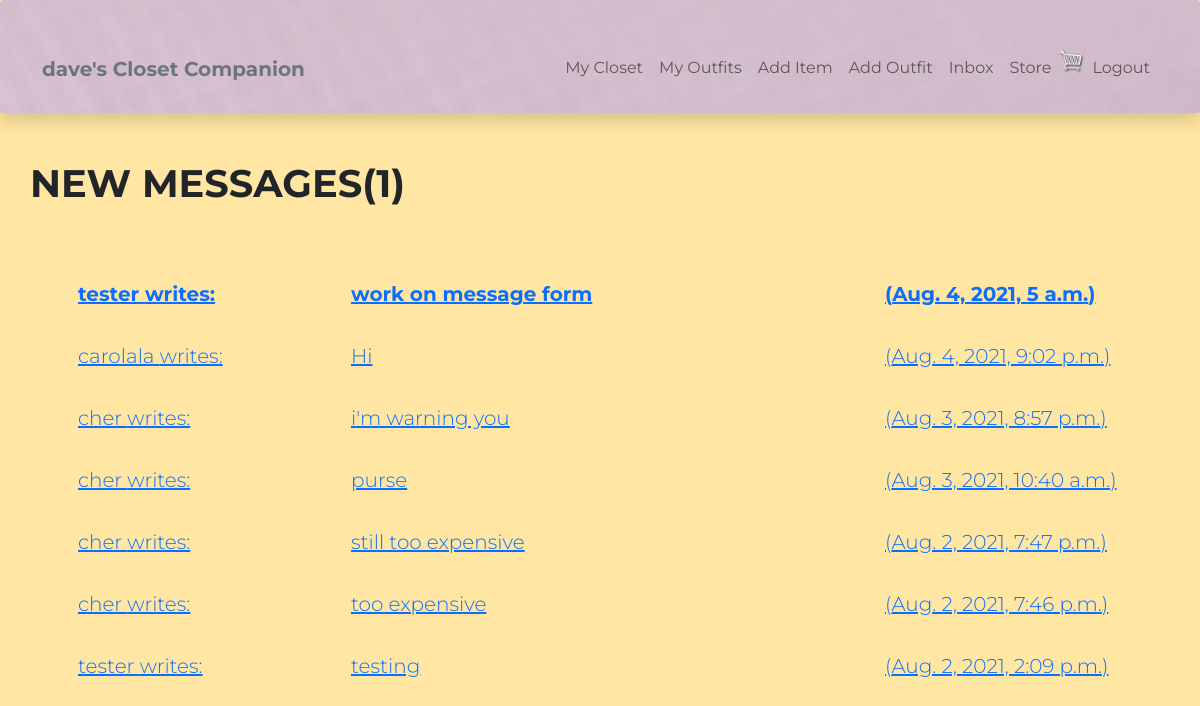
The page /inbox/ (signed in) on the database its author committed.
### user/models.py (models this page shows, shortened)
class Profile(models.Model):
    user = models.OneToOneField(
        User, on_delete=models.CASCADE, null=True, blank=True)
    name = models.CharField(max_length=200, blank=True, null=True)
    email = models.EmailField(max_length=500, blank=True, null=True)
    username = models.CharField(max_length=200, blank=True, null=True)
    created = models.DateTimeField(auto_now_add=True)
    id = models.UUIDField(default=uuid.uuid4, unique=True,
                          primary_key=True, editable=False)
    def __str__(self):
        return str(self.username)

class Message(models.Model):
    sender = models.ForeignKey(Profile, on_delete=models.SET_NULL, null=True, blank=True)
    recipient = models.ForeignKey(Profile, on_delete=models.SET_NULL, null=True, blank=True, related_name="messages")
    name = models.CharField(max_length=200, blank=True, null=True)
    email = models.EmailField(max_length=200, blank=True, null=True)
    subject = models.CharField(max_length=200, blank=True, null=True)
    body = models.TextField()
    is_read = models.BooleanField(default = False, null=True)
    created = models.DateTimeField(auto_now_add=True)
    id = models.UUIDField(default=uuid.uuid4, unique=True, primary_key=True, editable=False)
    class Meta:
        ordering = ['is_read', '-created']

### user/views.py (the view)
# urls.py: path('inbox/', views.inbox, name='inbox'),
@login_required(login_url="login")
def inbox(request):
    profile = request.user.profile
    messageRequests = profile.messages.all()
    unreadCount = messageRequests.filter(is_read=False).count()
    context = {'messageRequests': messageRequests, 'unreadCount': unreadCount,}
    return render(request, 'user/inbox.html', context)

### user/templates/user/inbox.html
{% extends 'main.html' %}
{% block content %}
  <main class="inbox my-xl">
    <div class="content-box">
      <h3 class="inbox__title">New Messages(<span>{{unreadCount}}</span>)</h3>
      <ul class="messages">
        {% for message in messageRequests %}
        {% if message.is_read == False %}
        <li class="message message--unread">
          {% else %}
          <li class="message">
        {% endif %}
          <a href="{% url 'message' message.id %}">
            <span class="message__author">{{message.sender}} writes: </span>
            <span class="message__subject">{{message.subject}}</span>
            <span class="message__date">({{message.created}})</span>
          </a>
        </li>
        {% endfor %}
      </ul>
    </div>
  </main>
{% endblock %}

### templates/navbar.html (shortened to what this page needs)
{% load static %}
<nav class="navbar navbar-expand-lg navbar-light pt-5 pb-4 shadow p-3 mb-5 bg-body rounded texture">
    <div class="container-lg">
        <a class="navbar-brand" href="/">
        {% if request.user.is_authenticated %}
        <span class="text-secondary fw-bold">
            {{request.user.profile.username}}'s Closet Companion
        </span>
        </a>
        {% else %}
        <a class="navbar-brand" href="/">
        <span class="text-secondary fw-bold">
            Closet Companion
        </span>
        </a>
        {% endif %}
        <div class="collapse navbar-collapse justify-content-end align-center" id="main-nav">
        {% if request.user.is_authenticated %}
        <ul class="navbar-nav">
            <li class="nav-item">
            <a class="nav-link" href="{% url 'items' %}">My Closet</a></span>
            </li>
            <li class="nav-item">
            <a class="nav-link" href="{% url 'outfits' %}">My Outfits</a></span>
            </li>
            <li class="nav-item d-none d-md-inline">
            <a class="nav-link" href="{% url 'create-item' %}">Add Item</a>
            </li>
            <li class="nav-item d-none d-md-inline">
            <a class="nav-link" href="{% url 'create-outfit' %}">Add Outfit</a>
            </li>
            <li class="nav-item">
            <a class="nav-link" href="{% url 'inbox' %}">Inbox</a>
            </li>
            <li class="nav-item d-none d-md-inline">
            <a class="nav-link" href="{% url 'store' %}">Store</a>
            </li>
            <div>
                <a href="{% url 'cart' %}">
                <img class="menu-icon" width="30px" id='cart-icon' src="{% static 'images/cart.png' %}" alt="">
                </a>
            </div>
            <li class="nav-item">
            <a class="nav-link" href="{% url 'logout' %}">Logout</a>
            </li>
        </ul>
        {% endif %}
        </div>
    </div>
</nav>

### static/css/wardrobe.css (style rules this page uses)
:root { --yellow: #ffe6a2; }
body { background-color: #ffe6a2; font-family: 'Montserrat', sans-serif; }
.texture { background-image: url('/static/images/texture1.png'); background-repeat: no-repeat; background-size: cover; }
.content-box { width: 95%; max-width: 85rem; margin: 0 auto; }
.menu-icon { display: inline-block; }
#cart-icon { width: 25px; display: inline-block; align-items: center; }
.inbox { height: 90vh; }
.inbox__title, .inbox__title span { font-size: 2.4rem; font-weight: 700; text-transform: uppercase; text-align: left; margin-bottom: 3rem; }
.messages { list-style: none; padding: 0.5rem 3rem; }
.message { padding: 1rem 0; }
.message > a span { font-size: 1.25rem; font-weight: 300; }
.message.message--unread a span { font-weight: 700; }
.message:not(:last-child) { border-bottom: 2px solid var(--color-white-light); }
.message > a { display: flex; gap: 0.75rem; }
.message__author { flex-basis: 25%; }
.message__subject { flex-basis: 50%; }
.message__date { text-align: right; font-size: 0.5rem; font-weight: 150; }

### rows shown on the page
Message: sender "tester", subject "work on message form", created "Aug. 4, 2021, 5 a.m."
Message: sender "carolala", subject "Hi", created "Aug. 4, 2021, 9:02 p.m."
Message: sender "cher", subject "i'm warning you", created "Aug. 3, 2021, 8:57 p.m."
Message: sender "cher", subject "purse", created "Aug. 3, 2021, 10:40 a.m."
Message: sender "cher", subject "still too expensive", created "Aug. 2, 2021, 7:47 p.m."
Message: sender "cher", subject "too expensive", created "Aug. 2, 2021, 7:46 p.m."
Message: sender "tester", subject "testing", created "Aug. 2, 2021, 2:09 p.m."

### other values the page prints
{{ request.user.profile.username }} "dave"
{{ unreadCount }} "1"
